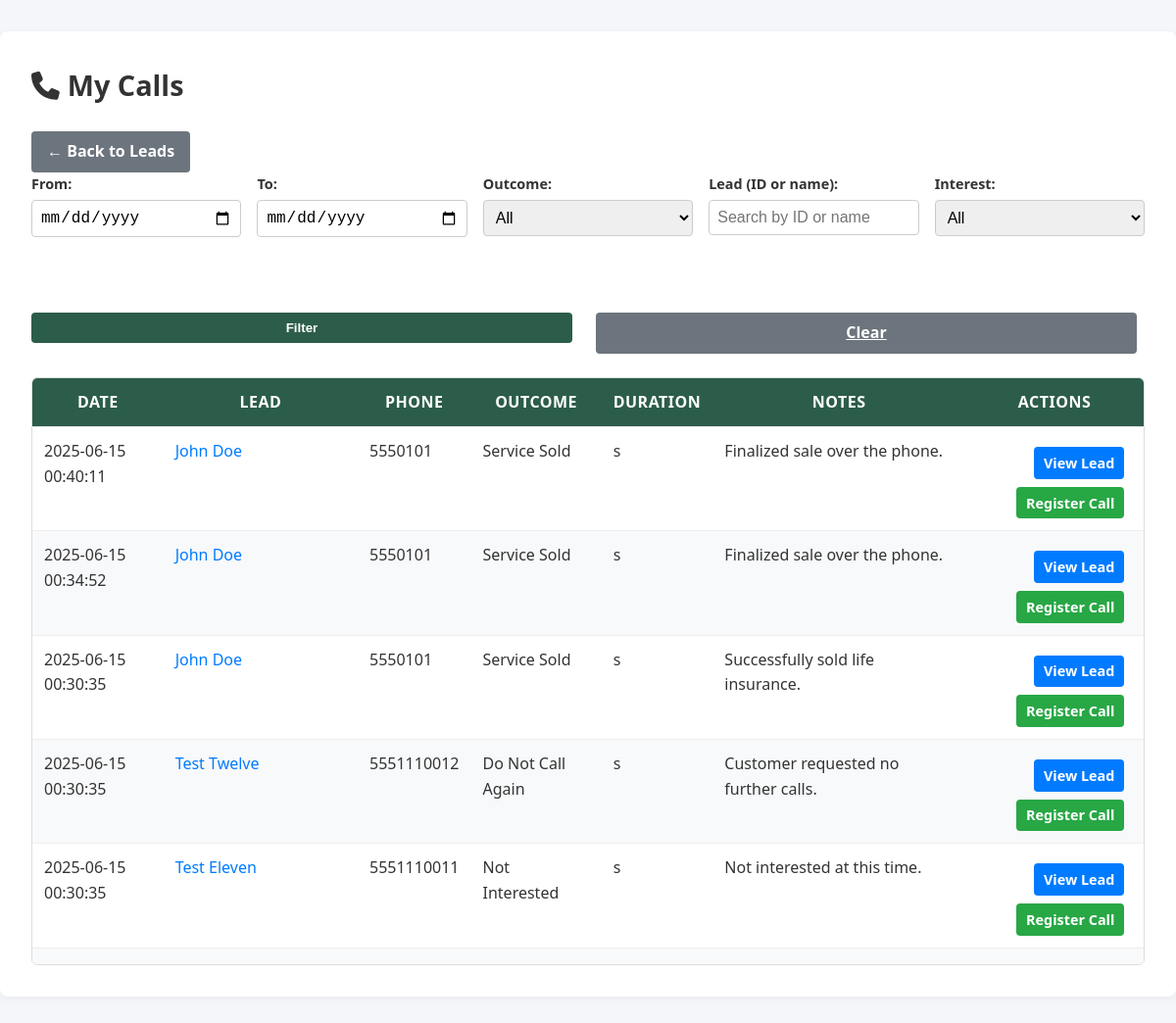
The page /calls/my_interactions.php (signed in) on the database its author committed.
### tables this page shows
CREATE TABLE `interactions` (
  `id` int(11) NOT NULL,
  `lead_id` int(11) NOT NULL,
  `user_id` int(11) NOT NULL,
  `disposition_id` int(11) NOT NULL,
  `notes` text DEFAULT NULL,
  `interaction_time` datetime NOT NULL DEFAULT current_timestamp(),
  `duration_seconds` int(11) DEFAULT NULL,
  `created_at` datetime NOT NULL DEFAULT current_timestamp(),
  `updated_at` datetime NOT NULL DEFAULT current_timestamp() ON UPDATE current_timestamp()
);

CREATE TABLE `leads` (
  `id` int(11) NOT NULL,
  `external_id` varchar(100) NOT NULL,
  `prefix` varchar(20) DEFAULT NULL,
  `first_name` varchar(50) NOT NULL,
  `mi` varchar(10) DEFAULT NULL,
  `last_name` varchar(50) NOT NULL,
  `phone` varchar(20) NOT NULL,
  `email` varchar(100) DEFAULT NULL,
  `address_line` varchar(150) DEFAULT NULL,
  `suite_apt` varchar(50) DEFAULT NULL,
  `city` varchar(50) DEFAULT NULL,
  `state` char(2) DEFAULT NULL,
  `zip5` char(5) DEFAULT NULL,
  `zip4` char(4) DEFAULT NULL,
  `delivery_point_bar_code` varchar(20) DEFAULT NULL,
  `carrier_route` varchar(20) DEFAULT NULL,
  `fips_county_code` char(5) DEFAULT NULL,
  `county_name` varchar(50) DEFAULT NULL,
  `age` int(11) DEFAULT NULL,
  `insurance_interest_id` int(11) DEFAULT NULL,
  `source_id` int(11) NOT NULL,
  `do_not_call` tinyint(1) NOT NULL DEFAULT 0,
  `taken_by` int(11) DEFAULT NULL,
  `taken_at` datetime DEFAULT NULL,
  `created_at` datetime NOT NULL DEFAULT current_timestamp(),
  `updated_at` datetime NOT NULL DEFAULT current_timestamp() ON UPDATE current_timestamp(),
  `income` varchar(10) DEFAULT NULL,
  `language` varchar(10) DEFAULT NULL,
  `notes` text DEFAULT NULL,
  `uploaded_by` int(11) DEFAULT NULL
);

CREATE TABLE `dispositions` (
  `id` int(11) NOT NULL,
  `name` varchar(50) NOT NULL,
  `created_at` datetime NOT NULL DEFAULT current_timestamp()
);

### calls/my_interactions.php (the view, shortened to what this page needs)
<?php
$user = Auth::user();
$pdo = getPDO();
$conds = ["i.user_id = :uid"];
$params = [':uid' => $user['id']];
$where = implode(' AND ', $conds);
$sql = "
  SELECT
    i.interaction_time,
    i.duration_seconds,
    i.notes,
    d.name AS disposition,
    l.id AS lead_id,
    CONCAT_WS(' ', l.prefix, l.first_name, l.mi, l.last_name) AS lead_name,
    l.phone
  FROM interactions i
  JOIN dispositions d ON i.disposition_id = d.id
  JOIN leads l ON i.lead_id = l.id
  WHERE $where
  ORDER BY i.interaction_time DESC
";
$stmt = $pdo->prepare($sql);
$stmt->execute($params);
$calls = $stmt->fetchAll(PDO::FETCH_ASSOC);
?>
<!DOCTYPE html>
<html lang="en">
<head>
  <link rel="stylesheet" href="../assets/css/calls/my_interactions.css">
</head>
<body>
<div class="container">
  <h1><i class="fas fa-phone"></i> My Calls</h1>
  <p>
    <a href="../leads/list.php" class="btn btn-secondary">
      ← Back to Leads
    </a>
  </p>
  <form method="get" class="filters">
    <div class="filter-row">
      <div class="form-group">
        <label for="from">From:</label>
        <input type="date" id="from" name="from" value="<?= htmlspecialchars($_GET['from'] ?? '') ?>" class="form-control">
      </div>
      <div class="form-group">
        <label for="to">To:</label>
        <input type="date" id="to" name="to" value="<?= htmlspecialchars($_GET['to'] ?? '') ?>" class="form-control">
      </div>
      <div class="form-group">
        <label for="disposition">Outcome:</label>
        <select id="disposition" name="disposition" class="form-control">
          <option value="">All</option>
        </select>
      </div>
      <div class="form-group">
        <label for="lead_search">Lead (ID or name):</label>
        <input type="text" id="lead_search" name="lead_search"
               value="<?= htmlspecialchars($_GET['lead_search'] ?? '') ?>"
               placeholder="Search by ID or name"
               class="form-control">
      </div>
      <div class="form-group">
        <label for="interest">Interest:</label>
        <select id="interest" name="interest" class="form-control">
          <option value="">All</option>
        </select>
      </div>
      <div class="form-group">
        <label>&nbsp;</label><br>
        <button type="submit" class="btn btn-primary">Filter</button>
      </div>
      <div class="form-group">
        <label>&nbsp;</label><br>
        <a href="my_interactions.php" class="btn btn-clear">Clear</a>
      </div>
    </div>
  </form>
  <div class="table-container">
    <table class="call-table">
      <thead>
        <tr>
          <th>Date</th>
          <th>Lead</th>
          <th>Phone</th>
          <th>Outcome</th>
          <th>Duration</th>
          <th>Notes</th>
          <th>Actions</th>
        </tr>
      </thead>
      <tbody>
        <?php if (empty($calls)): ?>
          <tr>
            <td colspan="7" style="text-align:center;">No calls found.</td>
          </tr>
        <?php else: ?>
          <?php foreach ($calls as $c): ?>
            <tr>
              <td><?= htmlspecialchars($c['interaction_time']) ?></td>
              <td>
                <a href="../leads/view.php?id=<?= $c['lead_id'] ?>">
                  <?= htmlspecialchars($c['lead_name']) ?>
                </a>
              </td>
              <td><?= htmlspecialchars($c['phone']) ?></td>
              <td><?= htmlspecialchars($c['disposition']) ?></td>
              <td><?= htmlspecialchars($c['duration_seconds']) ?> s</td>
              <td><?= nl2br(htmlspecialchars(mb_strimwidth($c['notes'], 0, 50, '…'))) ?></td>
              <td class="actions-cell">
                <a href="../leads/view.php?id=<?= $c['lead_id'] ?>" class="btn btn-view btn-sm">View Lead</a>
                <a href="../calls/add.php?lead_id=<?= $c['lead_id'] ?>" class="btn btn-register btn-sm">Register Call</a>
              </td>
            </tr>
          <?php endforeach; ?>
        <?php endif; ?>
      </tbody>
    </table>
  </div>
</body>
</html>

### assets/css/calls/my_interactions.css (style rules this page uses)
* { margin: 0; padding: 0; box-sizing: border-box; }
body { font-family: 'Segoe UI', Tahoma, Geneva, Verdana, sans-serif; background-color: #f4f6f9; color: #333; line-height: 1.6; }
.container { max-width: 1200px; margin: 2rem auto; padding: 2rem; background-color: #fff; border-radius: 8px; box-shadow: 0 2px 8px rgba(0, 0, 0, 0.05); }
h1 { font-size: 1.8rem; margin-bottom: 1rem; display: flex; align-items: center; gap: 0.5rem; }
.btn-secondary { display: inline-block; padding: 0.5rem 1rem; background-color: #6c757d; color: white; text-decoration: none; border-radius: 4px; font-weight: bold; transition: background-color 0.3s ease; }
.filters { display: flex; flex-wrap: wrap; gap: 1rem; margin-bottom: 1.5rem; }
.filter-row { display: flex; flex-wrap: wrap; gap: 1rem; width: 100%; }
.form-group { min-width: 180px; flex: 1 1 180px; display: flex; flex-direction: column; }
.form-group label { font-weight: bold; margin-bottom: 0.3rem; font-size: 0.9rem; }
.form-control { padding: 0.5rem; border: 1px solid #ccc; border-radius: 4px; font-size: 1rem; }
.btn { display: inline-block; padding: 0.5rem 1rem; margin: 0.5rem 0.5rem 0 0; border-radius: 4px; font-weight: bold; cursor: pointer; text-align: center; transition: background-color 0.3s ease; border: none; color: white!important; }
.btn-primary { background-color: #2c5d4a; }
.btn-clear { background-color: #6c757d; color: white; }
.btn-view { background-color: #007bff; color: white; }
.btn-register { background-color: #28a745; color: white; }
.btn-sm { padding: 0.3rem 0.6rem; font-size: 0.9rem; }
.table-container { max-height: 600px; overflow-y: auto; border: 1px solid #ddd; border-radius: 6px; position: relative; }
.call-table { width: 100%; border-collapse: collapse; background-color: #fff; }
.call-table thead { position: sticky; top: 0; z-index: 10; background-color: #2c5d4a; color: white; }
.call-table th, .call-table td { padding: 0.75rem; border-bottom: 1px solid #eee; vertical-align: top; }
.call-table th { font-weight: bold; text-transform: uppercase; letter-spacing: 0.5px; }
.call-table tbody tr:nth-child(even) { background-color: #f8f9fa; }
.call-table a { color: #007bff; text-decoration: none; }
.actions-cell { text-align: right; }

### rows shown on the page
interactions: interaction_time "2025-06-15 00:40:11", lead_name "John Doe", lead.phone "5550101", disposition.name "Service Sold", notes "Finalized sale over the phone."
interactions: interaction_time "2025-06-15 00:34:52", lead_name "John Doe", lead.phone "5550101", disposition.name "Service Sold", notes "Finalized sale over the phone."
interactions: interaction_time "2025-06-15 00:30:35", lead_name "John Doe", lead.phone "5550101", disposition.name "Service Sold", notes "Successfully sold life insurance."
interactions: interaction_time "2025-06-15 00:30:35", lead_name "Test Twelve", lead.phone "5551110012", disposition.name "Do Not Call Again", notes "Customer requested no further calls."
interactions: interaction_time "2025-06-15 00:30:35", lead_name "Test Eleven", lead.phone "5551110011", disposition.name "Not Interested", notes "Not interested at this time."
